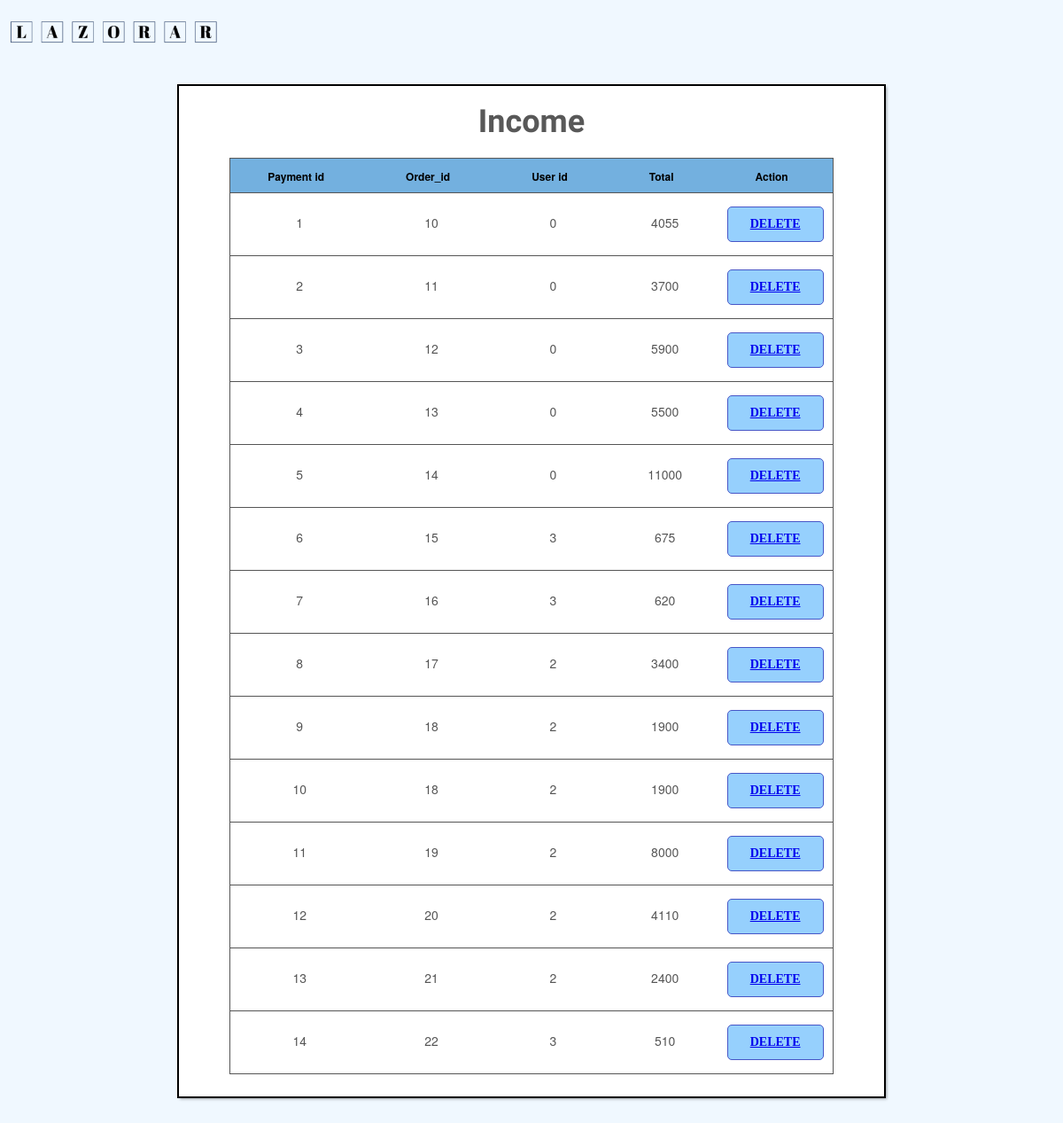
Screenshot of /admin/payment.php with the database file from the repository.
### tables this page shows
CREATE TABLE `payments` (
  `paymentId` int(11) NOT NULL,
  `orderId` int(11) NOT NULL,
  `user_id` int(11) NOT NULL,
  `totalBill` int(11) NOT NULL,
  `cardName` varchar(50) NOT NULL,
  `cardNumber` varchar(100) NOT NULL,
  `exDate` varchar(100) NOT NULL,
  `cvv` varchar(100) NOT NULL
);

### admin/payment.php (the view, shortened to what this page needs)
<!DOCTYPE html>
<html lang="en">
<head>
  <link rel="stylesheet" href="table.css">
</head>
<body>
  <div class="imgAddItem">
    <a href="adminPanel.php"><img src="image/logo.png" alt="Lazorar"></a>
  </div>
  <div class="containerNew">
    <div id="wrapper1">
      <h1>Income</h1>
      <table id="keywords" cellspacing="0" cellpadding="0">
        <thead>
          <tr>
            <th><span>Payment id</span></th>
            <th><span>Order_id</span></th>
            <th><span>User id</span></th>
            <th><span>Total</span></th>
            <th><span>Action</span></th>
          </tr>
        </thead>
        <tbody>
          <tr>
            <?php
            require 'connection.php';
            $select_pay = mysqli_query($con, "SELECT * FROM `payments`");
            if (mysqli_num_rows($select_pay) > 0) {
              while ($row = mysqli_fetch_assoc($select_pay)) {
                ?>
              <tr>
                <td>
                  <?php echo $row['paymentId']; ?>
                </td>
                <td>
                  <?php echo $row['orderId']; ?>
                </td>
                <td>
                  <?php echo $row['user_id']; ?>
                </td>
                <td>
                  <?php echo $row['totalBill']; ?>
                </td>
                <td>
                  <button><a href="pay-delete.php?delete=<?php echo $row['paymentId']; ?>">Delete</button></a> <br>
                </td>
              </tr>
              <?php
              }
            }
            ?>
          </tr>
        </tbody>
      </table>
    </div>
  </div>
</body>
</html>

### admin/table.css (style rules this page uses)
html, body, div, span, applet, object, iframe, h1, h2, h3, h4, h5, h6, p, blockquote, pre, a, abbr, acronym, address, big, cite, code, del, dfn, em, img, ins, kbd, q, s, samp, small, strike, strong, sub, sup, tt, var, b, u, i, center, dl, dt, dd, ol, ul, li, fieldset, form, label, legend, table, caption, tbody, tfoot, thead, tr, th, td, article, aside, canvas, details, embed, figure, figcaption, footer, header, hgroup, menu, nav, output, ruby, section, summary, time, mark, audio, video { margin: 0; padding: 0; border: 0; font-size: 100%; font: inherit; vertical-align: baseline; outline: none; -webkit-font-smoothing: antialiased; -webkit-text-size-adjust: 100%; -ms-text-size-adjust: 100%; -webkit-box-sizing: border-box; -moz-box-sizing: border-box; box-sizing: border-box; }
html { overflow-y: scroll; }
body { background-color: aliceblue; font-family: 'Helvetica Neue', Helvetica, Arial, sans-serif; font-size: 62.5%; line-height: 1; color: #585858; padding: 22px 10px; padding-bottom: 55px; }
table { border-collapse: collapse; border-spacing: 0; }
img { border: 0; max-width: 100%; }
h1 { font-family: 'Amarante', Tahoma, sans-serif; font-weight: bold; font-size: 3.6em; line-height: 1.7em; margin-bottom: 10px; text-align: center; }
.imgAddItem img { width: 20%; margin-bottom: 15px; }
#wrapper1 { display: block; width: 800px; background: #fff; margin: 0 auto; padding: 10px 17px; margin-top: 30px; border: 2px solid black; -webkit-box-shadow: 2px 2px 3px -1px rgba(0,0,0,0.35); position: relative; }
.containerNew { display: flex; justify-content: center; align-items: center; }
#keywords { margin: 0 auto; font-size: 1.4em; margin-bottom: 15px; border: 1px solid; }
#keywords tr { border: 1px solid; }
#keywords thead { cursor: pointer; background: #73b0df; }
#keywords thead tr th { font-weight: bold; padding: 12px 30px; padding-left: 42px; }
#keywords thead tr th span { padding-right: 20px; background-repeat: no-repeat; background-position: 100% 100%; font-size: 12px; color:black; }
#keywords tbody tr { color: #555; }
#keywords tbody tr td { text-align: center; padding: 15px 10px; }
button { width: 100%; height: 40px; background: #96d0fd; box-sizing: border-box; border-radius: 5px; border: 1px solid #4756c7; color: #fff; font-weight: bold; text-transform: uppercase; font-size: 14px; font-family: Montserrat; outline: none; cursor: pointer; text-decoration: none; }

### rows the page displays
payments: paymentId "1", orderId "10", user "0", totalBill "4055"
payments: paymentId "2", orderId "11", user "0", totalBill "3700"
payments: paymentId "3", orderId "12", user "0", totalBill "5900"
payments: paymentId "4", orderId "13", user "0", totalBill "5500"
payments: paymentId "5", orderId "14", user "0", totalBill "11000"
payments: paymentId "6", orderId "15", user "3", totalBill "675"
payments: paymentId "7", orderId "16", user "3", totalBill "620"
payments: paymentId "8", orderId "17", user "2", totalBill "3400"
payments: paymentId "9", orderId "18", user "2", totalBill "1900"
payments: paymentId "10", orderId "18", user "2", totalBill "1900"
payments: paymentId "11", orderId "19", user "2", totalBill "8000"
payments: paymentId "12", orderId "20", user "2", totalBill "4110"
payments: paymentId "13", orderId "21", user "2", totalBill "2400"
payments: paymentId "14", orderId "22", user "3", totalBill "510"
